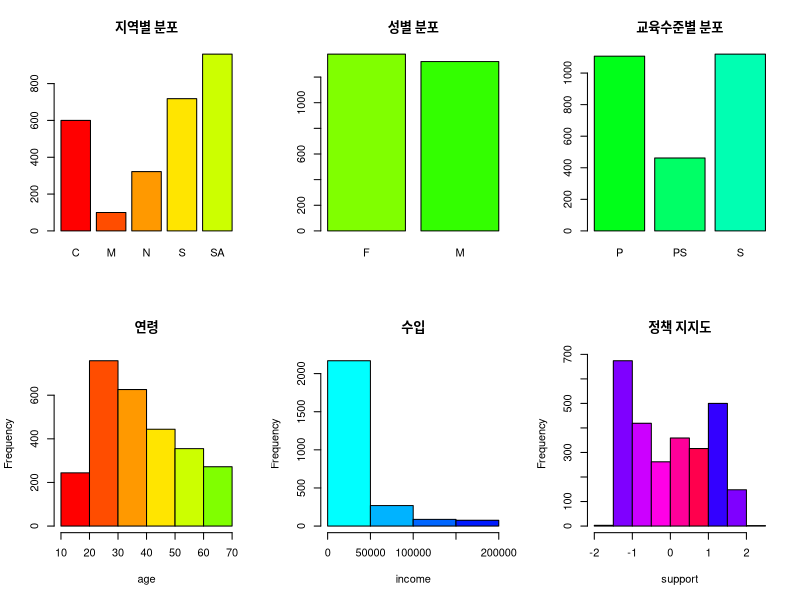

R code for this plot:
install.packages('carData')
library(carData)
ds <- Chile
colors = rainbow(20)     # 레인보우 팔레트에서 20색 선택

par(mfrow = c(2,3))

barplot(table(ds$region), main = '지역별 분포', col=colors[1:5])
barplot(table(ds$sex), main = '성별 분포', , col=colors[6:7])
barplot(table(ds$education), main = '교육수준별 분포', col=colors[8:10])

hist(ds$age, breaks = 6, main = '연령', xlab = 'age', col=colors[1:6])
hist(ds$income, breaks = 4, main = '수입', xlab = 'income', 
     col=colors[11:14])
hist(ds$statusquo, breaks = 9, main = '정책 지지도', xlab = 'support', 
     col=colors[15:20]) 

par(mfrow = c(1,1))
